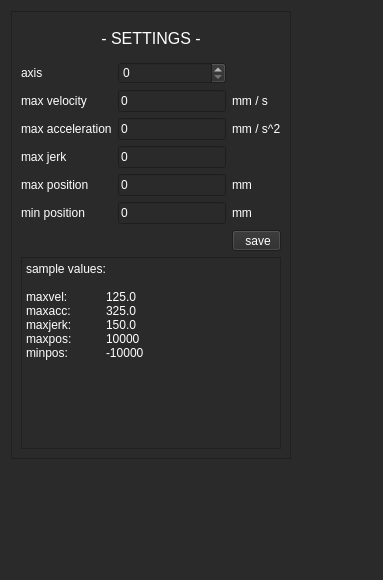
<?xml version="1.0" encoding="UTF-8"?>
<ui version="4.0">
 <class>form_settings</class>
 <widget class="QDialog" name="form_settings">
  <property name="geometry">
   <rect>
    <x>0</x>
    <y>0</y>
    <width>383</width>
    <height>580</height>
   </rect>
  </property>
  <property name="windowTitle">
   <string>Dialog</string>
  </property>
  <property name="styleSheet">
   <string notr="true">background-color: rgb(42, 42, 42);
color: rgb(255, 255, 255);</string>
  </property>
  <layout class="QGridLayout" name="gridLayout_2">
   <item row="0" column="0">
    <widget class="QFrame" name="frame">
     <property name="sizePolicy">
      <sizepolicy hsizetype="Preferred" vsizetype="Preferred">
       <horstretch>0</horstretch>
       <verstretch>0</verstretch>
      </sizepolicy>
     </property>
     <property name="maximumSize">
      <size>
       <width>300</width>
       <height>16777215</height>
      </size>
     </property>
     <property name="frameShape">
      <enum>QFrame::StyledPanel</enum>
     </property>
     <property name="frameShadow">
      <enum>QFrame::Raised</enum>
     </property>
     <layout class="QGridLayout" name="gridLayout">
      <item row="0" column="0">
       <layout class="QGridLayout" name="gridLayout_16">
        <item row="0" column="0" colspan="3">
         <widget class="QLabel" name="label_5">
          <property name="minimumSize">
           <size>
            <width>0</width>
            <height>35</height>
           </size>
          </property>
          <property name="font">
           <font>
            <pointsize>12</pointsize>
           </font>
          </property>
          <property name="text">
           <string>- SETTINGS -</string>
          </property>
          <property name="alignment">
           <set>Qt::AlignCenter</set>
          </property>
         </widget>
        </item>
        <item row="6" column="2">
         <widget class="QLabel" name="label_30">
          <property name="text">
           <string>mm</string>
          </property>
         </widget>
        </item>
        <item row="1" column="0">
         <widget class="QLabel" name="label">
          <property name="text">
           <string>axis</string>
          </property>
         </widget>
        </item>
        <item row="4" column="0">
         <widget class="QLabel" name="label_33">
          <property name="text">
           <string>max jerk</string>
          </property>
         </widget>
        </item>
        <item row="2" column="1">
         <widget class="QLineEdit" name="lineEdit_max_vel">
          <property name="minimumSize">
           <size>
            <width>100</width>
            <height>0</height>
           </size>
          </property>
          <property name="text">
           <string>0</string>
          </property>
         </widget>
        </item>
        <item row="3" column="1">
         <widget class="QLineEdit" name="lineEdit_max_acc">
          <property name="text">
           <string>0</string>
          </property>
         </widget>
        </item>
        <item row="1" column="1">
         <widget class="QSpinBox" name="spinBox_axis">
          <property name="minimum">
           <number>0</number>
          </property>
          <property name="maximum">
           <number>8</number>
          </property>
          <property name="value">
           <number>0</number>
          </property>
         </widget>
        </item>
        <item row="6" column="0">
         <widget class="QLabel" name="label_29">
          <property name="text">
           <string>max position</string>
          </property>
         </widget>
        </item>
        <item row="2" column="0">
         <widget class="QLabel" name="label_32">
          <property name="text">
           <string>max velocity</string>
          </property>
         </widget>
        </item>
        <item row="7" column="2">
         <widget class="QLabel" name="label_26">
          <property name="text">
           <string>mm</string>
          </property>
         </widget>
        </item>
        <item row="3" column="2">
         <widget class="QLabel" name="label_27">
          <property name="text">
           <string>mm / s^2</string>
          </property>
         </widget>
        </item>
        <item row="3" column="0">
         <widget class="QLabel" name="label_13">
          <property name="text">
           <string>max acceleration</string>
          </property>
         </widget>
        </item>
        <item row="2" column="2">
         <widget class="QLabel" name="label_28">
          <property name="text">
           <string>mm / s</string>
          </property>
         </widget>
        </item>
        <item row="7" column="0">
         <widget class="QLabel" name="label_31">
          <property name="text">
           <string>min position</string>
          </property>
         </widget>
        </item>
        <item row="4" column="1">
         <widget class="QLineEdit" name="lineEdit_max_jerk">
          <property name="text">
           <string>0</string>
          </property>
         </widget>
        </item>
        <item row="8" column="2">
         <widget class="QToolButton" name="toolButton_save">
          <property name="sizePolicy">
           <sizepolicy hsizetype="Preferred" vsizetype="Fixed">
            <horstretch>0</horstretch>
            <verstretch>0</verstretch>
           </sizepolicy>
          </property>
          <property name="layoutDirection">
           <enum>Qt::LeftToRight</enum>
          </property>
          <property name="text">
           <string> save</string>
          </property>
          <property name="icon">
           <iconset resource="icons.qrc">
            <normaloff>:/pictures/btn_25_25_file_save.png</normaloff>:/pictures/btn_25_25_file_save.png</iconset>
          </property>
          <property name="iconSize">
           <size>
            <width>35</width>
            <height>35</height>
           </size>
          </property>
          <property name="toolButtonStyle">
           <enum>Qt::ToolButtonTextBesideIcon</enum>
          </property>
         </widget>
        </item>
        <item row="7" column="1">
         <widget class="QLineEdit" name="lineEdit_min_pos">
          <property name="text">
           <string>0</string>
          </property>
         </widget>
        </item>
        <item row="6" column="1">
         <widget class="QLineEdit" name="lineEdit_max_pos">
          <property name="text">
           <string>0</string>
          </property>
         </widget>
        </item>
       </layout>
      </item>
      <item row="1" column="0">
       <widget class="QPlainTextEdit" name="plainTextEdit">
        <property name="minimumSize">
         <size>
          <width>200</width>
          <height>0</height>
         </size>
        </property>
        <property name="plainText">
         <string>sample values:

maxvel: 	125.0
maxacc: 	325.0
maxjerk: 	150.0
maxpos: 	10000
minpos: 	-10000
</string>
        </property>
       </widget>
      </item>
     </layout>
    </widget>
   </item>
   <item row="0" column="1">
    <spacer name="horizontalSpacer">
     <property name="orientation">
      <enum>Qt::Horizontal</enum>
     </property>
     <property name="sizeHint" stdset="0">
      <size>
       <width>40</width>
       <height>20</height>
      </size>
     </property>
    </spacer>
   </item>
   <item row="1" column="0">
    <spacer name="verticalSpacer">
     <property name="orientation">
      <enum>Qt::Vertical</enum>
     </property>
     <property name="sizeHint" stdset="0">
      <size>
       <width>20</width>
       <height>40</height>
      </size>
     </property>
    </spacer>
   </item>
  </layout>
 </widget>
 <resources>
  <include location="icons.qrc"/>
 </resources>
 <connections/>
</ui>
